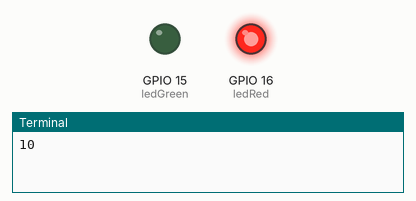
This program was run on a simulated Raspberry Pi (BCM pin numbers). On the bench: output pins drawn as LEDs (lit = HIGH), the last lines printed to the terminal.

Above: at 0.1 s.
At 4.6 s:
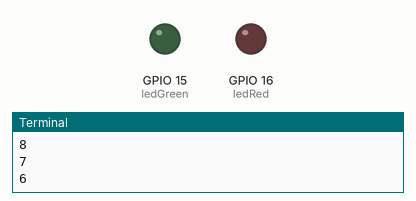
At 10.1 s:
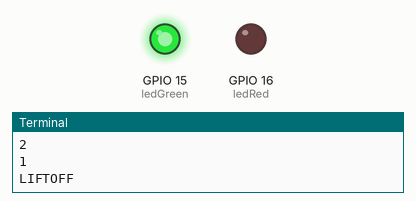
Timing chart, 0 to 11.6 s (numbered marks = the images above):
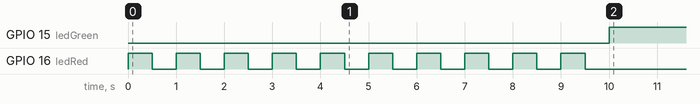

The program:

GrayLaunchpad2.py
```python
# type: ignore

from time import sleep
import board
import digitalio

ledGreen = digitalio.DigitalInOut(board.GP15)  # set up green led, connnect to bottom left pin
ledGreen.direction = digitalio.Direction.OUTPUT

ledRed = digitalio.DigitalInOut(board.GP16)  # set up red led, connect to bottom right pin
ledRed.direction = digitalio.Direction.OUTPUT

for i in range(10,0, -1):  # loop from 10-1, backwards by 1
    print(i)  # print out count
    ledRed.value = True  # blink on
    sleep(.5)  # one second between each count
    ledRed.value = False
    sleep(.5)  # blink off
print("LIFTOFF") # once it counts down to 0, print liftoff

while True:
    ledGreen.value = True  # keep the green light on
```

Measured:
- by itself, GPIO 15 (ledGreen): LOW → HIGH at 10.0 s
